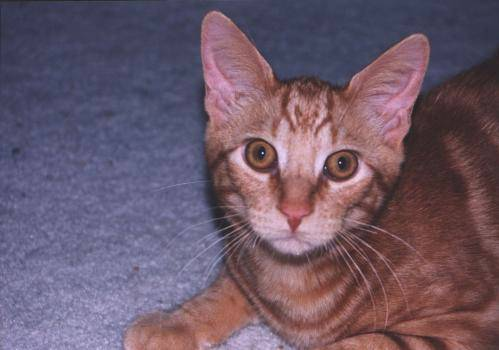
#> input picture Image data/cats/cat.107.jpg, 499 x 350 px, found by its file name; its folder holds only this picture in this run
$ jupyter execute --allow-errors Reading_Image_form_a_folder.ipynb   (shell and % lines are left out)
#> lines starting #> are read from the running program, lines starting #| are printed output that depends on the picture
#> further down, img is the input picture: shape (350, 499, 3); mean R, G, B 108.8, 89.1, 105.6
<a href="https://colab.research.google.com/github/AjMing/Pattern-EGCI463/blob/main/Week7-8/Reading_Image_form_a_folder.ipynb" target="_parent"></a>

[cell 1]
import numpy as np

[cell 2]
#Make a simple clone the whole, you can select the image partially

[cell 3]
import os
import pickle
from skimage.io import imread
from skimage.transform import resize
input_dir = 'Pattern-EGCI463/Image data/'
categories = ['cats','dogs', 'horses']

data = []
labels = []
#> (the rest of this cell did not finish here and is left out)

[cell 4]
os.path.join(input_dir, category, file)

[cell 5]
#show one of the image
import matplotlib.pyplot as plt
plt.imshow(img)
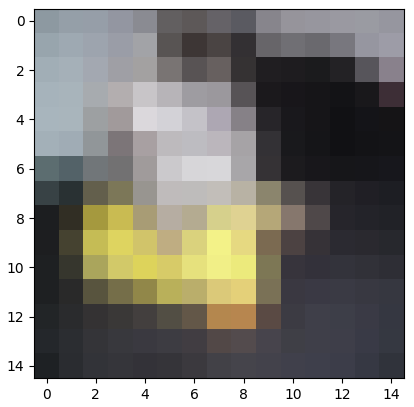
#> figure drawn by matplotlib, 1 panel

[cell 6]
X=data
#> X = 2 items
y=labels
